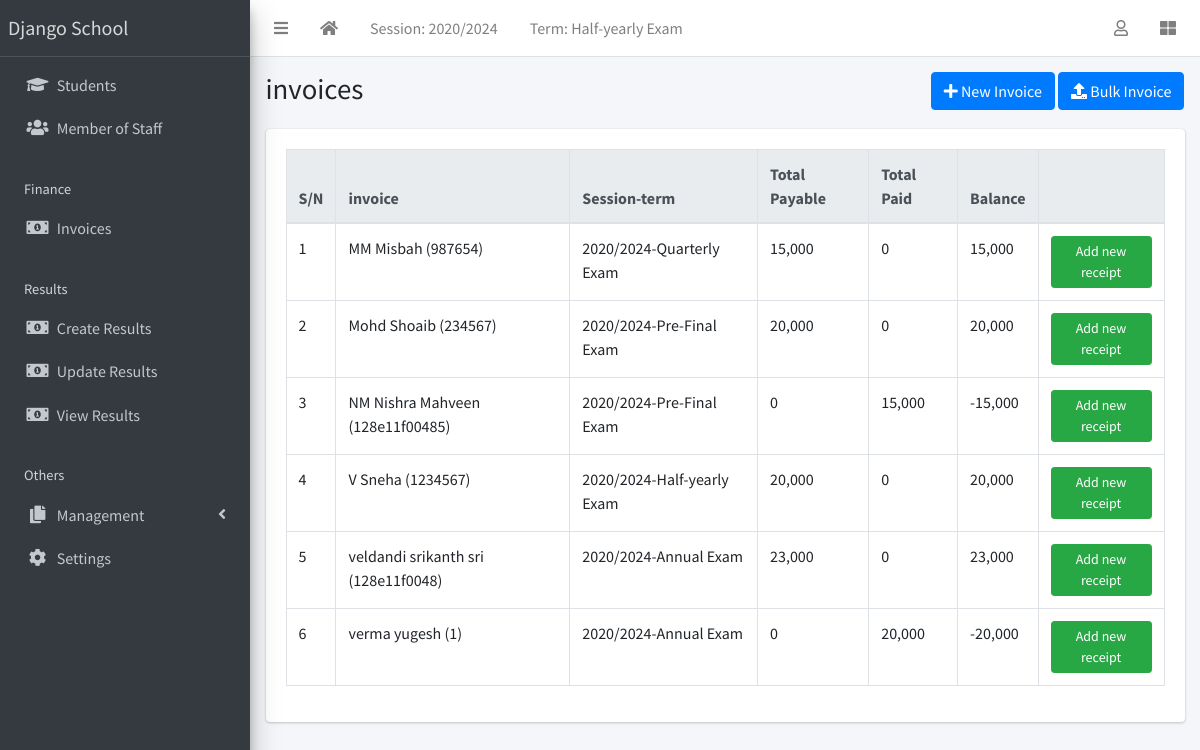
Screenshot of /finance/list/ (signed in) with the database file from the repository.
### apps/corecode/models.py (models this page shows, shortened)
class AcademicSession(models.Model):
    name = models.CharField(max_length=200, unique=True)
    current = models.BooleanField(default=True)
    class Meta:
        ordering = ["-name"]
    def __str__(self):
        return self.name

class AcademicTerm(models.Model):
    name = models.CharField(max_length=20, unique=True)
    current = models.BooleanField(default=True)
    class Meta:
        ordering = ["name"]
    def __str__(self):
        return self.name

class SiteConfig(models.Model):
    key = models.SlugField()
    value = models.CharField(max_length=200)

### apps/finance/models.py (models this page shows, shortened)
class Invoice(models.Model):
    student = models.ForeignKey(Student, on_delete=models.CASCADE)
    session = models.ForeignKey(AcademicSession, on_delete=models.CASCADE)
    term = models.ForeignKey(AcademicTerm, on_delete=models.CASCADE)
    class_for = models.ForeignKey(StudentClass, on_delete=models.CASCADE)
    balance_from_previous_term = models.IntegerField(default=0)
    status = models.CharField(
        max_length=20,
        choices=[("active", "Active"), ("closed", "Closed")],
        default="active",
    )
    class Meta:
        ordering = ["student", "term"]
    def __str__(self):
        return f"{self.student}"
    def balance(self):
        payable = self.total_amount_payable()
        paid = self.total_amount_paid()
        return payable - paid
    def amount_payable(self):
        items = InvoiceItem.objects.filter(invoice=self)
        total = 0
        for item in items:
            total += item.amount
        return total
    def total_amount_payable(self):
        return self.balance_from_previous_term + self.amount_payable()
    def total_amount_paid(self):
        receipts = Receipt.objects.filter(invoice=self)
        amount = 0
        for receipt in receipts:
            amount += receipt.amount_paid
        return amount

class InvoiceItem(models.Model):
    invoice = models.ForeignKey(Invoice, on_delete=models.CASCADE)
    description = models.CharField(max_length=200)
    amount = models.IntegerField()

class Receipt(models.Model):
    invoice = models.ForeignKey(Invoice, on_delete=models.CASCADE)
    amount_paid = models.IntegerField()
    date_paid = models.DateField(default=timezone.now)
    comment = models.CharField(max_length=200, blank=True)

### apps/students/models.py (models this page shows, shortened)
class Student(models.Model):
    STATUS_CHOICES = [("active", "Active"), ("inactive", "Inactive")]
    GENDER_CHOICES = [("male", "Male"), ("female", "Female")]
    current_status = models.CharField(
        max_length=10, choices=STATUS_CHOICES, default="active"
    )
    registration_number = models.CharField(max_length=200, unique=True)
    surname = models.CharField(max_length=200)
    firstname = models.CharField(max_length=200)
    other_name = models.CharField(max_length=200, blank=True)
    gender = models.CharField(max_length=10, choices=GENDER_CHOICES, default="male")
    date_of_birth = models.DateField(default=timezone.now)
    current_class = models.ForeignKey(
        StudentClass, on_delete=models.SET_NULL, blank=True, null=True
    )
    date_of_admission = models.DateField(default=timezone.now)
    mobile_num_regex = RegexValidator(
        regex="^[0-9]{10,15}$", message="Entered mobile number isn't in a right format!"
    )
    parent_mobile_number = models.CharField(
        validators=[mobile_num_regex], max_length=13, blank=True
    )
    address = models.TextField(blank=True)
    others = models.TextField(blank=True)
    passport = models.ImageField(blank=True, upload_to="students/passports/")
    class Meta:
        ordering = ["surname", "firstname", "other_name"]
    def __str__(self):
        return f"{self.surname} {self.firstname} {self.other_name} ({self.registration_number})"

### apps/finance/views.py (the view)
# urls.py: path("list/", InvoiceListView.as_view(), name="invoice-list"),
class InvoiceListView(LoginRequiredMixin, ListView):
    model = Invoice

### apps/corecode/context_processors.py (called while the page is built)
def site_defaults(request):
    current_session = AcademicSession.objects.get(current=True)
    current_term = AcademicTerm.objects.get(current=True)
    vals = SiteConfig.objects.all()
    contexts = {
        "current_session": current_session.name,
        "current_term": current_term.name,
    }
    for val in vals:
        contexts[val.key] = val.value
    return contexts

### apps/finance/templates/finance/invoice_list.html (shortened to what this page needs)
{% extends 'base.html' %}
{% load humanize %}
{% block title %}invoices{% endblock title %}
{% block breadcrumb %}
<a class="btn btn-primary" href="{% url 'invoice-create' %}"><i
    class="fas fa-plus"></i> New Invoice</a>
<a class="btn btn-primary" href="{% url 'bulk-invoice' %}"><i
    class="fas fa-upload"></i> Bulk Invoice</a>
{% endblock breadcrumb %}
{% block content %}
  <div class="table-responsive">
    <table id="invoicetable" class="table table-bordered table-hover">
      <thead class="thead-light">
        <tr>
          <th>S/N</th>
          <th>invoice</th>
          <th>Session-term</th>
          <th>Total Payable</th>
          <th>Total Paid</th>
          <th>Balance</th>
          <th></th>
        </tr>
      </thead>
      <tbody>
        {% for invoice in object_list %}
          <tr class='clickable-row' data-href="{% url 'invoice-detail' invoice.id %}">
            <td>{{ forloop.counter}}</td>
            <td>{{ invoice}}</td>
            <td>{{ invoice.session}}-{{ invoice.term}}</td>
            <td>{{ invoice.total_amount_payable | intcomma }}</td>
            <td>{{ invoice.total_amount_paid | intcomma }}</td>
            <td>{{ invoice.balance | intcomma }}</td>
            <td><a class="btn btn-success btn-sm"
                href="{% url 'receipt-create' %}?invoice={{ invoice.id }}">Add new
                receipt</a></td>
          </tr>
        {% endfor %}
      </tbody>
    </table>
  </div>
{% endblock content %}

### templates/base.html (shortened to what this page needs)
{% load static %}
<!DOCTYPE html>
<html lang="en">
<head>
  <link rel="stylesheet" href="{% static 'plugins/fontawesome-free/css/all.min.css' %}">
  <link rel="stylesheet" href="{% static 'plugins/toastr/toastr.min.css' %}">
  <link rel="stylesheet"
    href="{% static 'plugins/overlayScrollbars/css/OverlayScrollbars.min.css' %}">
  <link rel="stylesheet" href="{% static 'plugins/Datatables/datatables.min.css' %}" />
  <link rel="stylesheet" href="{% static 'dist/css/adminlte.min.css' %}">
</head>
<body
  class="hold-transition sidebar-mini layout-fixed layout-navbar-fixed layout-footer-fixed">
  <div class="wrapper">
    <nav class="main-header navbar navbar-expand navbar-white navbar-light">
      <ul class="navbar-nav">
        <li class="nav-item">
          <a class="nav-link" data-widget="pushmenu" href="#" role="button"><i
              class="fas fa-bars"></i></a>
        </li>
        <li class="nav-item d-none d-sm-inline-block">
          <a href="{% url 'home' %} " class="nav-link"><i class="fa fa-home"></i></a>
        </li>
        <li class="nav-item d-none d-sm-inline-block">
          <a href="{% url 'current-session' %}" class="nav-link">Session: {{ current_session }}</a>
        </li>
        <li class="nav-item d-none d-sm-inline-block">
          <a href="{% url 'current-session' %}" class="nav-link">Term: {{ current_term }}</a>
        </li>
      </ul>
      <ul class="navbar-nav ml-auto">
        <li class="nav-item dropdown">
          <a class="nav-link" data-toggle="dropdown" href="#">
            <i class="far fa-user"></i>
          </a>
        </li>
        <li class="nav-item">
          <a class="nav-link" data-widget="control-sidebar" data-slide="true"
            href="#" role="button"><i class="fas fa-th-large"></i></a>
        </li>
      </ul>
    </nav>
    <aside class="main-sidebar sidebar-dark-primary elevation-4">
      <a href="{% url 'home' %}" class="brand-link">{{ school_name | default:"MySchool" }}</a>
      <div class="sidebar">
        <nav class="mt-2">
          <ul class="nav nav-pills nav-sidebar flex-column"
            data-widget="treeview" role="menu" data-accordion="false">
            <li class="nav-item">
              <a href="{% url 'student-list' %}" class="nav-link">
                <i class="nav-icon fas fa-graduation-cap"></i>
                <p>
                  Students
                </p>
              </a>
            </li>
            <li class="nav-item">
              <a href="{% url 'staff-list' %}" class="nav-link">
                <i class="nav-icon fas fa-users"></i>
                <p>
                  Member of Staff
                </p>
              </a>
            </li>
            <li class="nav-header">Finance</li>
            <li class="nav-item">
              <a href="{% url 'invoice-list' %}" class="nav-link">
                <i class="nav-icon fas fa-money-bill-alt"></i>
                <p>
                  Invoices
                </p>
              </a>
            </li>
            <li class="nav-header">Results</li>
            <li class="nav-item">
              <a href="{% url 'create-result' %}" class="nav-link">
                <i class="nav-icon fas fa-money-bill-alt"></i>
                <p>
                  Create Results
                </p>
              </a>
            </li>
            <li class="nav-item">
              <a href="{% url 'edit-results' %}" class="nav-link">
                <i class="nav-icon fas fa-money-bill-alt"></i>
                <p>
                  Update Results
                </p>
              </a>
            </li>
            <li class="nav-item">
              <a href="{% url 'view-results' %}" class="nav-link">
                <i class="nav-icon fas fa-money-bill-alt"></i>
                <p>
                  View Results
                </p>
              </a>
            </li>
            <li class="nav-header">Others</li>
            <li class="nav-item has-treeview">
              <a href="#" class="nav-link">
                <i class="nav-icon fas fa-copy"></i>
                <p>
                  Management
                  <i class="fas fa-angle-left right"></i>
                </p>
              </a>
            </li>
            <li class="nav-item">
              <a href="{% url 'configs' %}" class="nav-link">
                <i class="nav-icon fas fa-cog"></i>
                <p>
                  Settings
                </p>
              </a>
            </li>
          </ul>
        </nav>
      </div>
    </aside>
    <div class="content-wrapper">
      <section class="content-header">
        <div class="container-fluid">
          <div class="row mb-1">
            <div class="col-sm-8">
              <h1>{% block title %}{% endblock title %}</h1>
            </div>
            <div class="col-sm-4">
              <ol class="breadcrumb float-sm-right">
                <li class="breadcrumb-item">{% block breadcrumb %}{% endblock breadcrumb %}</li>
              </ol>
            </div>
          </div>
        </div>
      </section>
      <section class="content">
        <div class="container-fluid">
          <div class="row">
            <div class="col-md-12">
              {% block fullcard %}
              <div class="card">
                <div class="card-body">
                  <div class="row">
                    <div class="col">
                      {% block content %}
                      {% endblock content %}
                    </div>
                  </div>
                </div>
              </div>
              {% endblock fullcard %}
            </div>
          </div>
        </div>
      </section>
    </div>
  </div>
</body>
</html>

### rows the page displays
AcademicSession: name "2020/2024"
AcademicTerm: name "Half-yearly Exam"
SiteConfig: value "Django School"
Invoice: student.registration_number "MM Misbah (987654)", session "2020/2024", term "Quarterly Exam", total_amount_payable "15,000", total_amount_paid "0", balance "15,000"
Invoice: student.registration_number "Mohd Shoaib (234567)", session "2020/2024", term "Pre-Final Exam", total_amount_payable "20,000", total_amount_paid "0", balance "20,000"
Invoice: student.registration_number "NM Nishra Mahveen (128e11f00485)", session "2020/2024", term "Pre-Final Exam", total_amount_payable "0", total_amount_paid "15,000", balance "-15,000"
Invoice: student.registration_number "V Sneha (1234567)", session "2020/2024", term "Half-yearly Exam", total_amount_payable "20,000", total_amount_paid "0", balance "20,000"
Invoice: student.registration_number "veldandi srikanth sri (128e11f0048)", session "2020/2024", term "Annual Exam", total_amount_payable "23,000", total_amount_paid "0", balance "23,000"
Invoice: student.registration_number "verma yugesh (1)", session "2020/2024", term "Annual Exam", total_amount_payable "0", total_amount_paid "20,000", balance "-20,000"
